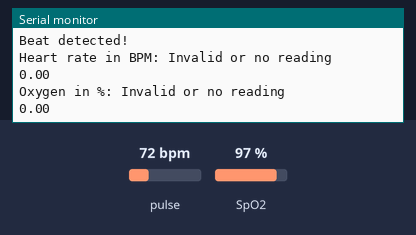
This sketch was run on a simulated Arduino Uno, built with avr-gcc and run on an emulated ATmega328P. On the bench: the last lines printed to the serial monitor. The test bench sets the inputs (shaded band); at power-on: pulse 72 bpm, SpO2 97 %.

Above: at 1.2 s.
1.3 s: pulse set to 42 bpm
At 4.2 s:
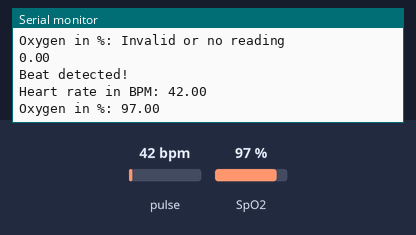
4.3 s: SpO2 set to 80 %
At 5.6 s:
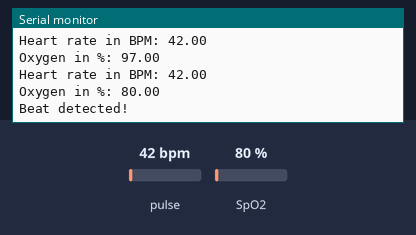
5.8 s: pulse set to 70 bpm
At 6.5 s:
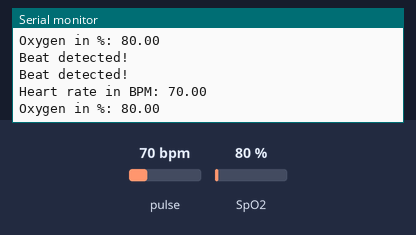

The sketch:

workingheartrate.ino
```cpp
#include <Wire.h>
#include "MAX30100_PulseOximeter.h"

#define REPORTING_PERIOD_MS 1000

PulseOximeter pox;
uint32_t tsLastReport = 0;


void onBeatDetected() {
    Serial.println("Beat detected!");
}

void setup() {
    Serial.begin(115200);
    Serial.println("Initializing...");

    if (!pox.begin()) {
        Serial.println("ERROR: Failed to initialize pulse oximeter");
        for (;;); // Stop the program here if initialization fails
    }

    pox.setOnBeatDetectedCallback(onBeatDetected);
    Serial.println("Pulse oximeter initialized");
}

void loop() {
    pox.update();

    if (millis() - tsLastReport > REPORTING_PERIOD_MS) {
        float heartRate = pox.getHeartRate();
        float spO2 = pox.getSpO2();

        if (heartRate > 0) {
            Serial.print("Heart rate in BPM: ");
            Serial.println(heartRate);
        } else {
            Serial.println("Heart rate in BPM: Invalid or no reading");
            Serial.println(heartRate);
        }

        if (spO2 > 0) {
            Serial.print("Oxygen in %: ");
            Serial.println(spO2);
        } else {
            Serial.println("Oxygen in %: Invalid or no reading");
            Serial.println(heartRate);
        }

        tsLastReport = millis();
    }
}
```

Measured:
- after the input at 1.3 s, the serial monitor: prints a new line after 2.7 s (image 1)
- after the input at 4.3 s, the serial monitor: prints a new line after 0.72 s (image 2)
- after the input at 5.8 s, the serial monitor: prints a new line after 0.22 s (image 3)
